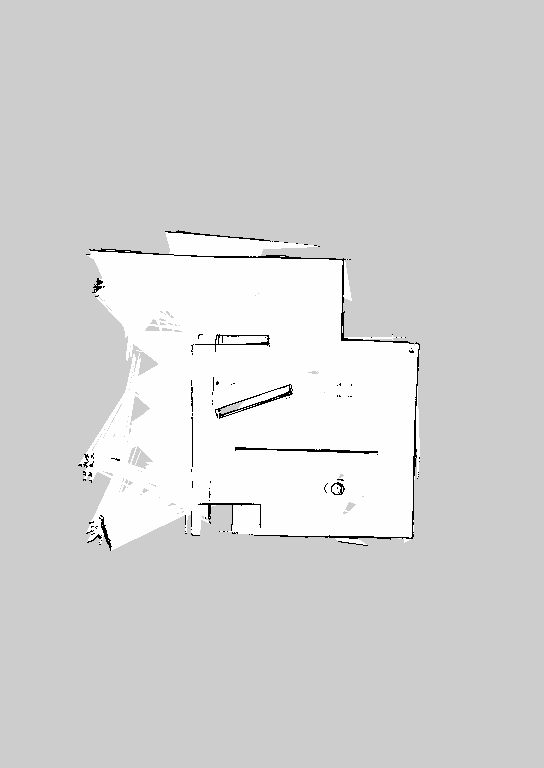
#> input picture maps/map2.pgm, 544 x 768 px
$ jupyter execute process_map.ipynb
#> lines starting #> are read from the running program, lines starting #| are printed output that depends on the picture; after the words box and inside, x2 and y2 are one past the last pixel; in counts of white or black regions, pixels touching at a corner belong together
### Vec2.py
import math as m

class Vec2():
    def __init__(self, x, y):
        self.x = x
        self.y = y

    def __add__(self, other):
        return Vec2(self.x + other.x, self.y + other.y)

    def __sub__(self, other):
        return Vec2(self.x - other.x, self.y - other.y)

    def __eq__(self, other):
        return self.x == other.x and self.y == other.y

    def dot(self, other):
        return self.x * other.x + self.y * other.y

    def magnitude(self):
        return m.sqrt(self.x**2 + self.y**2)

    def distance_to(self, other):
        return (self - other).magnitude()

    def angle_to(self, other):
        return m.acos( self.dot(other) / ( self.magnitude() * other.magnitude() ) )

### process_map.ipynb
[cell 1]
import numpy as np
import cv2
import matplotlib.pyplot as plt
import yaml
from Vec2 import Vec2
from sklearn.neighbors import NearestNeighbors

[cell 2]
image = cv2.imread('maps/map2.pgm', 0)
#> image is the input picture: shape (768, 544); min 0, max 254, mean 212.6

with open('maps/map2.yaml', 'r') as file:
    map_yaml = yaml.safe_load(file)
    map_width = map_yaml["width"]
    map_height = map_yaml["height"]
    map_resolution = map_yaml["resolution"]
    map_origin = Vec2(map_yaml["origin"][0], map_yaml["origin"][1])

[cell 3]
plt.imshow(image, cmap='gray')
plt.show()

[cell 4]
t, thresh = cv2.threshold(image, 127, 255, cv2.THRESH_BINARY)
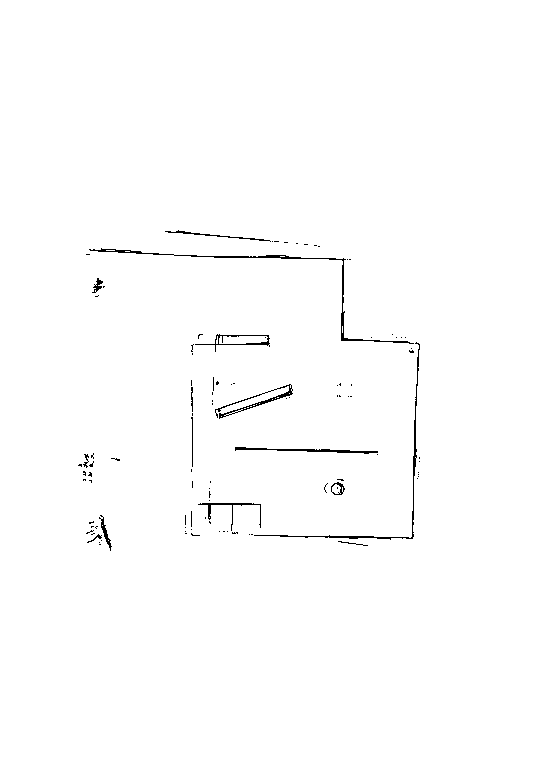
#> thresh: shape (768, 544); 99.2% white; black in thin lines or dots, all inside (x1, y1, x2, y2) = (78, 230, 420, 551)

# Define the structuring element
kernel = np.ones((10, 10), np.uint8)

# Perform dilation
eroded_image = cv2.erode(thresh, kernel, iterations=1)
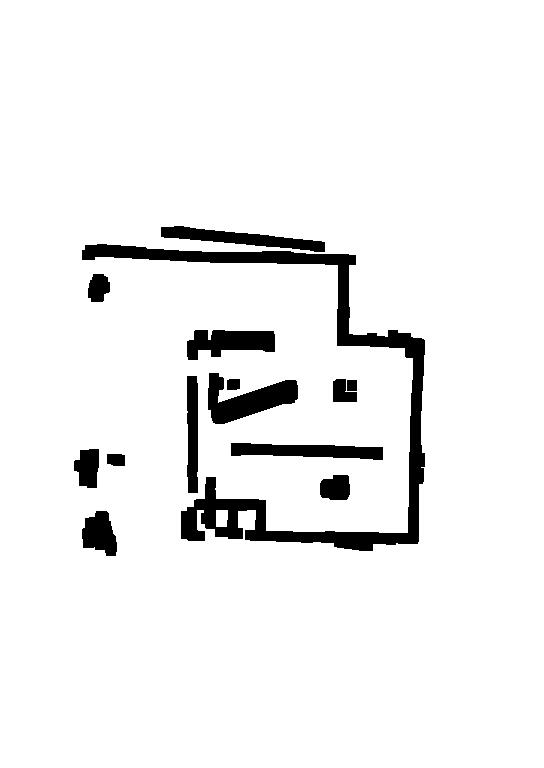
#> eroded_image: shape (768, 544); 94.1% white; 14 black regions, largest, box (x1, y1, x2, y2) and area: (82, 244, 425, 551) 11966, (208, 373, 298, 424) 2354, (161, 226, 325, 252) 1814

[cell 5]
plt.imshow(eroded_image, cmap='gray')
plt.axis('off')
plt.show()

[cell 6]
map_matrix = np.zeros(eroded_image.shape)
for i in range(eroded_image.shape[0]):
    for j in range(eroded_image.shape[1]):
        if (eroded_image[i][j] == False):
            # 1 is obstacles
            map_matrix[i][j]=1
        else:
            # 0 is open space
            map_matrix[i][j]=0

[cell 7]
def world_to_pixel(self, world_vector):
    return Vec2(
        (world_vector.x - map_origin.x) / map_resolution,
        (world_vector.y - map_origin.y) / map_resolution
    )

def pixel_to_world(self, pixel_vector):
    return Vec2(
        pixel_vector.x * map_resolution + map_origin.x,
        pixel_vector.y * map_resolution + map_origin.y,
    )

[cell 8]
pixel_min = (0,0)
pixel_max = (map_width, map_height)

num_points = 1000

points_x = np.random.randint(0, map_width, 1000)
points_y = np.random.randint(0, map_height, 1000)

points = np.column_stack((points_x, points_y))
print(points)

[cell 9]
points_are_valid = np.ones(num_points, dtype=bool)
for i in range(num_points):
    sp = points[i]
    points_are_valid[i] = map_matrix[sp[1], sp[0]] == 0

points = points[points_are_valid]

[cell 10]
plt.scatter(points[:, 0], points[:, 1], color='orange')
plt.show()
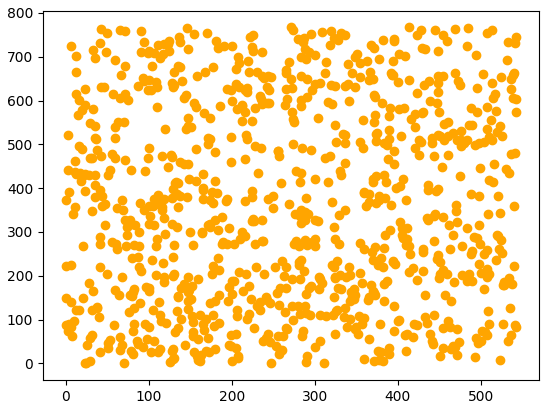
#> figure drawn by matplotlib, 1 panel

[cell 11]
def valid_adjacency(start, end):
    t = 0
    while t < 1:
        x = (end[0] - start[0]) * t + start[0]
        y = (end[1] - start[1]) * t + start[1]

        if map_width <= x or x < 0 or map_height <= y or y < 0:
            continue

        if map_matrix[y][x] == 1:
            return False

        t += 0.01

    return True

[cell 12]
num_neighbours = 10
knn = NearestNeighbors(n_neighbors=num_neighbours + 1)
knn.fit(points)
_, neigbours_mat = knn.kneighbors(points)

graph = []
for i in range(len(neigbours_mat)):
    if i % 50 == 0:
        print(f"\rVertex {i}", end="", flush=True)
    neigbours = neigbours_mat[i, 1:]
    adjacencies = np.zeros(num_neighbours, dtype=bool)

    for j in range(len(neigbours)):
        # CHECK IF THE ADJACENCY IS VALID HERE
        # adjacencies[j] = valid_adjacency(points[i], points[j])
        adjacencies[j] = True

    graph.append(neigbours[adjacencies])

[cell 13]
plt.scatter(points[:, 0], points[:, 1], color='orange')
for i in range(len(graph)):
    for n in graph[i]:
        line = np.array([points[i][0], points[n][0], points[i][1], points[n][1]])
        plt.plot(line[:2], line[2:4], color="pink")

plt.imshow(image)
plt.savefig("demo.pdf", format="pdf")
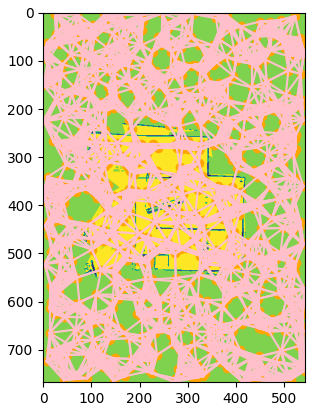
#> figure drawn by matplotlib, 1 panel

$ run again, with maps/map1.pgm copied over maps/map2.pgm
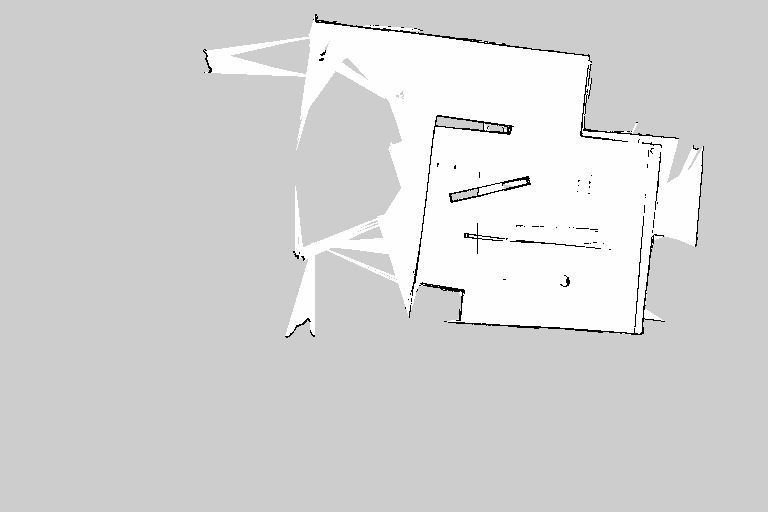
#> input picture maps/map1.pgm, 768 x 512 px
#> image is the input picture: shape (512, 768); min 0, max 254, mean 212.7
#> `t, thresh = cv2.threshold(image, 127, 255, cv2.THRESH_BINARY)`:
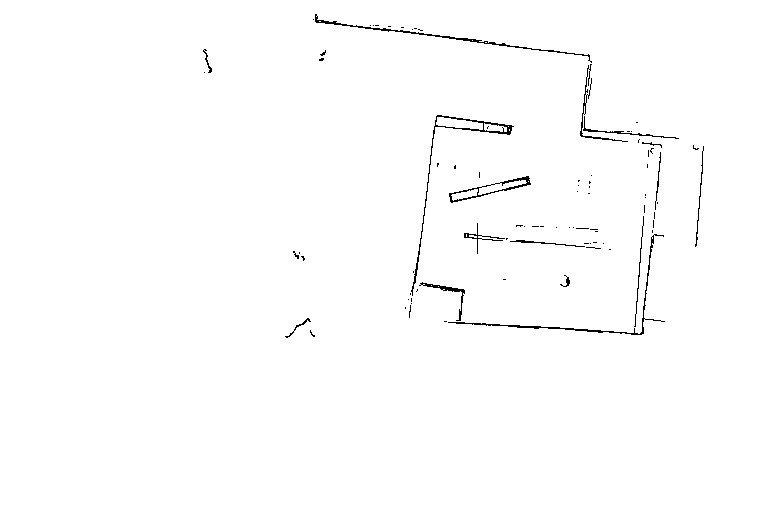
#> thresh: shape (512, 768); 99.1% white; black in thin lines or dots, all inside (x1, y1, x2, y2) = (203, 14, 704, 338)
#> eroded_image: shape (512, 768); 93% white; 15 black regions, largest, box (x1, y1, x2, y2) and area: (309, 10, 684, 340) 18029, (460, 219, 616, 259) 2247, (445, 168, 536, 208) 1965
#> `plt.savefig("demo.pdf", format="pdf")`:
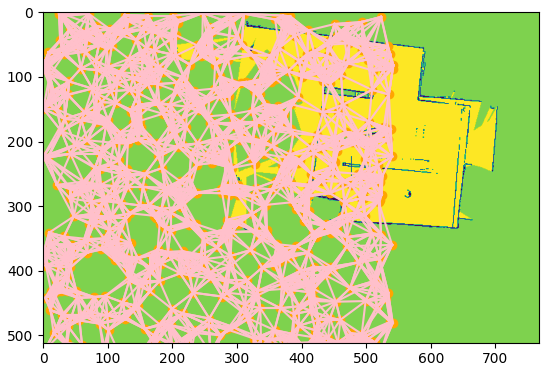
#> figure drawn by matplotlib, 1 panel
